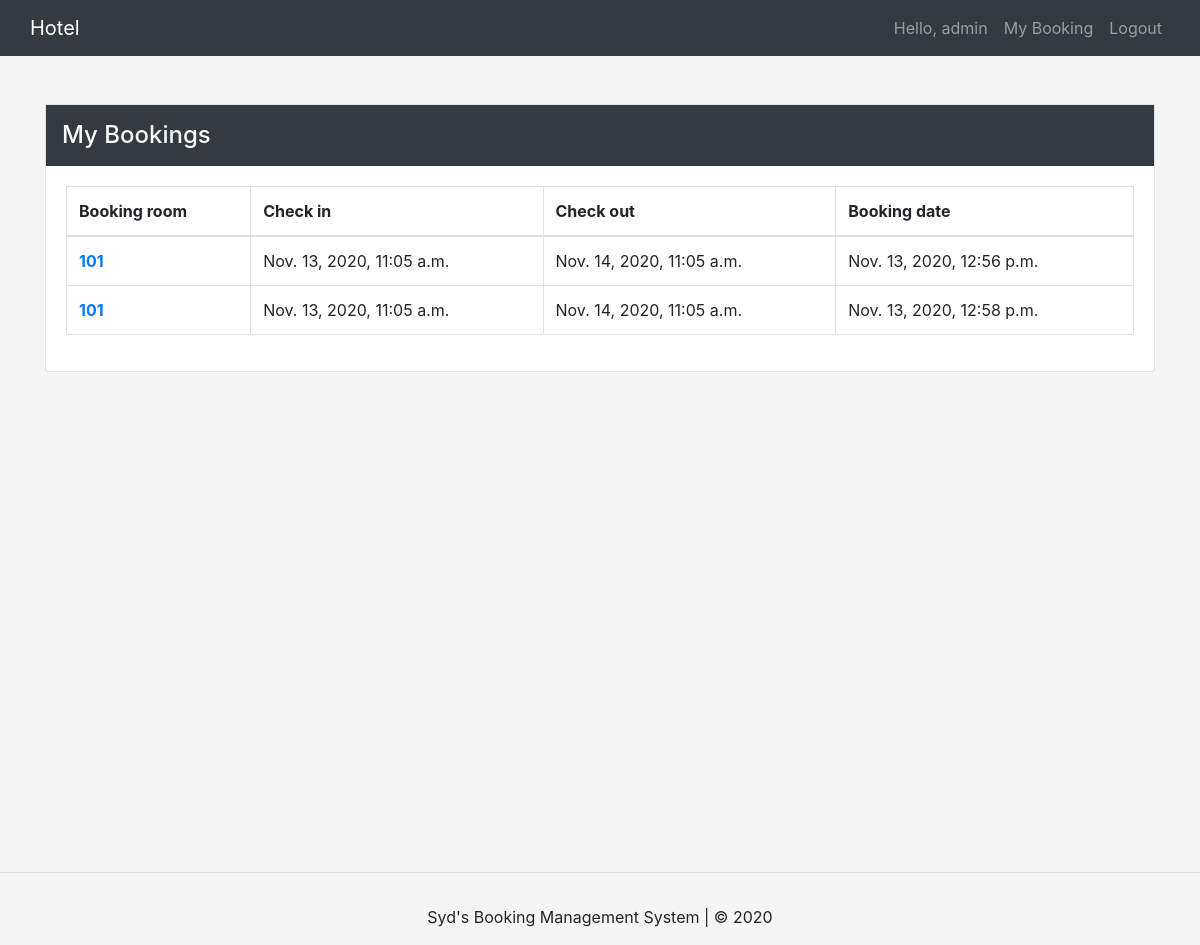
Page /booking/ (signed in) on the earlier database version.
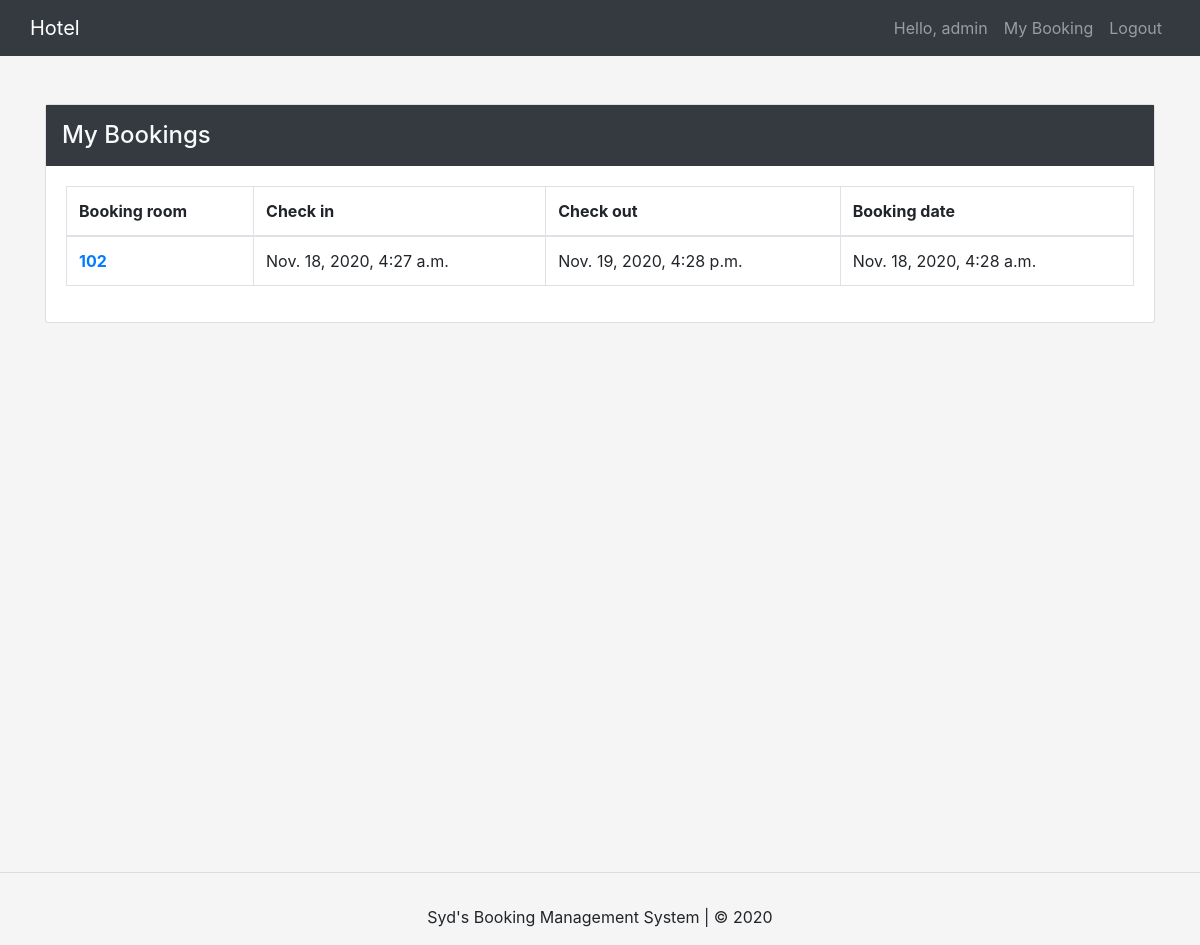
Same page on the later database version.
### account/models.py (models this page shows, shortened)
class User(AbstractBaseUser):
    user_email      = models.EmailField(max_length=50, unique=True, verbose_name='Email address')
    user_fname      = models.CharField(max_length=50, verbose_name='First name')
    user_lname      = models.CharField(max_length=50, verbose_name='Last name')
    user_phone      = models.CharField(max_length=20, unique=True, verbose_name='Mobile number')
    date_joined     = models.DateTimeField(auto_now_add=True, verbose_name='Date joined')
    last_login      = models.DateTimeField(auto_now=True, verbose_name='Last login')
    is_admin        = models.BooleanField(default=False, verbose_name='Admin')
    is_active       = models.BooleanField(default=True, verbose_name='Active')
    is_staff        = models.BooleanField(default=False, verbose_name='Staff status')
    is_superuser    = models.BooleanField(default=False, verbose_name='Superuser status')
    USERNAME_FIELD = 'user_email'
    objects = MyAccountManager()
    def __str__(self):
        return self.user_email

### hotel/models.py (models this page shows, shortened)
class Booking(models.Model):
    booking_user    = models.EmailField(max_length=50, verbose_name='Customer email')
    booking_room    = models.ForeignKey(Room, on_delete = models.CASCADE, verbose_name='Room Number')
    check_in        = models.DateTimeField(blank=True, null=True,verbose_name='Check In')
    check_out       = models.DateTimeField(blank=True, null=True,verbose_name='Check Out')
    booking_date    = models.DateTimeField(auto_now_add=True, verbose_name='Booking Date')

class Room(models.Model):
    CATEGORY = [
        ('STA','Standard'),
        ('DEL','Delux')
    ]
    room_number     = models.IntegerField(verbose_name='Room Number')
    room_type       = models.CharField(max_length=3, choices=CATEGORY, verbose_name='Type')
    room_bed        = models.IntegerField(verbose_name='Number of Bed(s)')
    room_capacity   = models.IntegerField(verbose_name='Capacity')
    room_desc       = models.TextField(max_length=400, verbose_name='Description')
    room_price      = models.FloatField(null=True)
    room_image      = models.ImageField(null=True, blank=True)
    def __str__(self):
        return str(self.room_number)

### hotel/views.py (the view)
# urls.py: path('booking/', views.booking, name='booking'),
def booking(request):
    context = {}
    if request.user.is_authenticated:
        user = request.user
    book_list = Booking.objects.filter(booking_user=user)
    context['book_list'] = book_list
    return render(request, 'user/booking.html', context)

### templates/user/booking.html (shortened to what this page needs)
{% extends 'base.html' %}
{% load static %}
{% block content %}
<div class="pt-5">
    <div class="card">
        <div class="card-head bg-dark text-light">
            <h4 class="m-3">My Bookings</h4>
        </div>
        <div class="card-body">
            <table class="table table-bordered">
                <thead>
                  <tr>
                    <th scope="col">Booking room</th>
                    <th scope="col">Check in</th>
                    <th scope="col">Check out</th>
                    <th scope="col">Booking date</th>
                  </tr>
                </thead>
                <tbody>
                    {% if book_list %}
                        {% for book in book_list %}
                            <tr>
                                <th scope="row"><a href="{% url 'room' book.booking_room %}">{{book.booking_room}}</a></th>
                                <td>{{book.check_in}}</td>
                                <td>{{book.check_out}}</td>
                                <td>{{book.booking_date}}</td>
                            </tr>
                        {% endfor %}
                    {% endif %}
                </tbody>
              </table>
        </div>
    </div>
</div>
{% endblock %}

### templates/base.html (shortened to what this page needs)
<!DOCTYPE html>
<html lang="en">
<head>
    {% include 'partials/_header.html' %}
</head>
<body>
    {% include 'partials/_navbar.html' %}
    <div class="main">
        <div class="container">
            {% block content %} {% endblock %}
        </div>
    </div>
    {% include 'partials/_footer.html' %}
</body>
</html>

### templates/partials/_header.html (shortened to what this page needs)
    <link rel="stylesheet" href="https://cdn.jsdelivr.net/npm/bootstrap@4.5.3/dist/css/bootstrap.min.css">
    <link rel="stylesheet" href="https://cdnjs.cloudflare.com/ajax/libs/font-awesome/4.7.0/css/font-awesome.min.css">
    <link rel="stylesheet" href="https://cdnjs.cloudflare.com/ajax/libs/tempusdominus-bootstrap-4/5.1.2/css/tempusdominus-bootstrap-4.min.css" />
    <link rel="stylesheet" href="//netdna.bootstrapcdn.com/font-awesome/4.2.0/css/font-awesome.min.css">

### templates/partials/_navbar.html (shortened to what this page needs)
<nav class="navbar navbar-expand navbar-dark bg-dark">
    <div class="container">
        <a href="{% url 'home' %}" class="navbar-brand">Hotel</a>
    <ul class="navbar-nav ml-auto">
        {% if request.user.is_authenticated %}
            <li class="nav-item">
                <a href="{% url 'account' %}" class="nav-link">Hello, {{request.user.user_fname}}</a>
            </li>
            <li class="nav-item">
                <a href="{% url 'booking' %}" class="nav-link">My Booking</a>
            </li>
            <li class="nav-item">
                <a href="{% url 'logout' %}" class="nav-link">Logout</a>
            </li>
        {% endif %}
    </ul>
    </div>
</nav>

### templates/partials/_footer.html (shortened to what this page needs)
<hr>
<div class="footer-copyright text-center py-3">
    Syd's Booking Management System | © 2020
</div>

### templates/partials/_header.html (style rules this page uses)
.main { min-height: 100vh; height: 100%; }
body { background-color: #f5f5f5; }

Differences in the rows shown:
removed Booking: booking_room "101", check_in "Nov. 13, 2020, 11:05 a.m.", check_out "Nov. 14, 2020, 11:05 a.m.", booking_date "Nov. 13, 2020, 12:56 p.m."
removed Booking: booking_room "101", check_in "Nov. 13, 2020, 11:05 a.m.", check_out "Nov. 14, 2020, 11:05 a.m.", booking_date "Nov. 13, 2020, 12:58 p.m."
added Booking: booking_room "102", check_in "Nov. 18, 2020, 4:27 a.m.", check_out "Nov. 19, 2020, 4:28 p.m.", booking_date "Nov. 18, 2020, 4:28 a.m."
